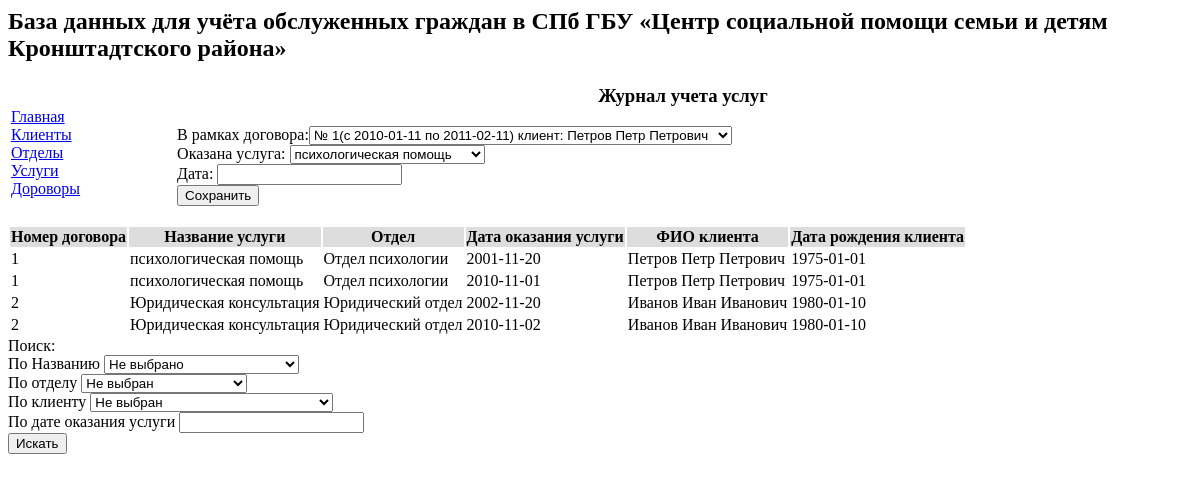
The page / on the database its author committed.
### tables this page shows
CREATE TABLE IF NOT EXISTS `service_log` (
  `id` int(11) NOT NULL AUTO_INCREMENT,
  `contract_num` int(11) NOT NULL,
  `service_id` int(11) NOT NULL,
  `date` date NOT NULL,
  PRIMARY KEY (`id`),
  KEY `contract_num` (`contract_num`,`service_id`)
);

CREATE TABLE IF NOT EXISTS `services` (
  `service_id` int(11) NOT NULL AUTO_INCREMENT,
  `name` varchar(255) NOT NULL,
  `department_id` int(11) NOT NULL,
  PRIMARY KEY (`service_id`),
  KEY `department_id` (`department_id`)
);

CREATE TABLE IF NOT EXISTS `departments` (
  `department_id` int(11) NOT NULL AUTO_INCREMENT,
  `name` varchar(255) NOT NULL,
  PRIMARY KEY (`department_id`),
  UNIQUE KEY `name` (`name`)
);

CREATE TABLE IF NOT EXISTS `client` (
  `passport` varchar(255) NOT NULL,
  `surname` varchar(255) NOT NULL,
  `name` varchar(255) NOT NULL,
  `middlename` varchar(255) NOT NULL,
  `birth_date` date NOT NULL,
  PRIMARY KEY (`passport`)
);

### index.php (the view, shortened to what this page needs)
<html>
<head>
    <link href="style.css" type="text/css" rel="stylesheet">
</head>
<body>
<h2>База данных для учёта обслуженных граждан в СПб ГБУ «Центр социальной помощи семьи и детям Кронштадтского
    района»</h2>
<?php
$server = 'localhost:3306';
$login = 'root';
$password = '123456';
$myConnect = mysql_connect($server, $login, $password);
$mysql_query = mysql_query("select c.*,cl.name,cl.middlename,cl.surname from `contract` as c  join `client` as cl on c.client_passport = cl.passport", $myConnect);
$contracts = array();
while ($row = mysql_fetch_array($mysql_query)) {
    $contracts[] = $row;
}
$mysql_query = mysql_query("select * from `services`", $myConnect);
$services = array();
while ($row = mysql_fetch_array($mysql_query)) {
    $services[] = $row;
}
$select_query = "SELECT log.*,s.name as service_name,cl.passport, d.name as department,
cl.name as client_name,cl.middlename, cl.surname,cl.birth_date FROM `service_log` as log
inner join `services` as s on s.service_id = log.service_id
inner join `departments` as d on d.department_id = s.department_id
inner join `contract` as c on c.contract_num = log.contract_num
inner join `client` as cl  on cl.passport = c.client_passport";
$mysql_query = mysql_query($select_query, $myConnect);
$logs = array();
while ($row = mysql_fetch_array($mysql_query)) {
    $logs[] = $row;
}
?>
<table class="content">
    <tr>
        <td class='menu'>
            <a href="index.php">Главная</a>
            <a href="clients.php">Клиенты</a>
            <a href="departments.php">Отделы</a>
            <a href="services.php">Услуги</a>
            <a href="contracts.php">Дороворы</a>
        </td>
        <td>
            <form action="index.php" method="post">
                <h3 class="center">Журнал учета услуг</h3>
                В рамках договора:<select name='contract_num'>
                <?php
                foreach ($contracts as $contract) {
                    $contract_num = $contract["contract_num"];
                    $end = $contract["end"];
                    $start = $contract["start"];
                    $surname = $contract["surname"];
                    $name = $contract["name"];
                    $middlename = $contract["middlename"];
                    echo("<option value='$contract_num'>№ $contract_num(с $start по $end) клиент: $surname $name $middlename</option> ");
                }
                ?>
            </select>
                <br>
                Оказана услуга:
                <select name='service_id'>
                    <?php
                    foreach ($services as $service) {
                        $name = $service["name"];
                        $id = $service["service_id"];
                        echo("<option value='$id'>$name</option> ");
                    }
                    ?>
                </select>
                <br>
                Дата:
                <input type="text" name='date'/>
                <br>
                <input type="submit" name='add' value="Сохранить">
            </form>
        </td>
    </tr>
</table>
<table>
    <tr>
        <th>Номер договора</th>
        <th>Название услуги</th>
        <th>Отдел</th>
        <th>Дата оказания услуги</th>
        <th>ФИО клиента</th>
        <th>Дата рождения клиента</th>
    </tr>
    <?php
    foreach ($logs as $l) {
        $contract_num = $l['contract_num'];
        $date = $l['date'];
        $service_name = $l['service_name'];
        $department = $l['department'];
        $client_name = $l['client_name'];
        $middlename = $l['middlename'];
        $birth_date = $l['birth_date'];
        $surname = $l['surname'];
        echo("<tr>");
        echo("<td>$contract_num</td>");
        echo("<td>$service_name</td>");
        echo("<td>$department</td>");
        echo("<td>$date</td>");
        echo("<td>$surname $client_name $middlename</td>");
        echo("<td>$birth_date</td>");
        echo("</tr>");
    }
    ?>
</table>
<form action="index.php" method="post">
    Поиск:<br>
    По Названию
    <select name='service_id'>
        <option value='-1'>Не выбрано</option>
    </select>
    <br>
    По отделу
    <select name='department_id'>
        <option value='-1'>Не выбран</option>
    </select>
    <br>
    По клиенту
    <select name='client'>
        <option value='-1'>Не выбран</option>
    </select>
    <br>
    По дате оказания услуги
    <input type="text" name='date'>
    <br>
    <input type="submit" name='search' value="Искать">
</form>
</body>
</html>

### style.css (style rules this page uses)
.menu { padding-right: 20px; }
.menu a { display: block; }
.center { text-align: center; }
.content { width: 100%; }
th { background-color: #ddd; }

### rows shown on the page
service_log: contract_num "1", service.name "психологическая помощь", departments.name "Отдел психологии", date "2001-11-20", client.surname "Петров", client.name "Петр", client.middlename "Петрович", client.birth_date "1975-01-01"
service_log: contract_num "1", service.name "психологическая помощь", departments.name "Отдел психологии", date "2010-11-01", client.surname "Петров", client.name "Петр", client.middlename "Петрович", client.birth_date "1975-01-01"
service_log: contract_num "2", service.name "Юридическая консультация", departments.name "Юридический отдел", date "2002-11-20", client.surname "Иванов", client.name "Иван", client.middlename "Иванович", client.birth_date "1980-01-10"
service_log: contract_num "2", service.name "Юридическая консультация", departments.name "Юридический отдел", date "2010-11-02", client.surname "Иванов", client.name "Иван", client.middlename "Иванович", client.birth_date "1980-01-10"

### other values the page prints
form field service_id "психологическая помощь"
